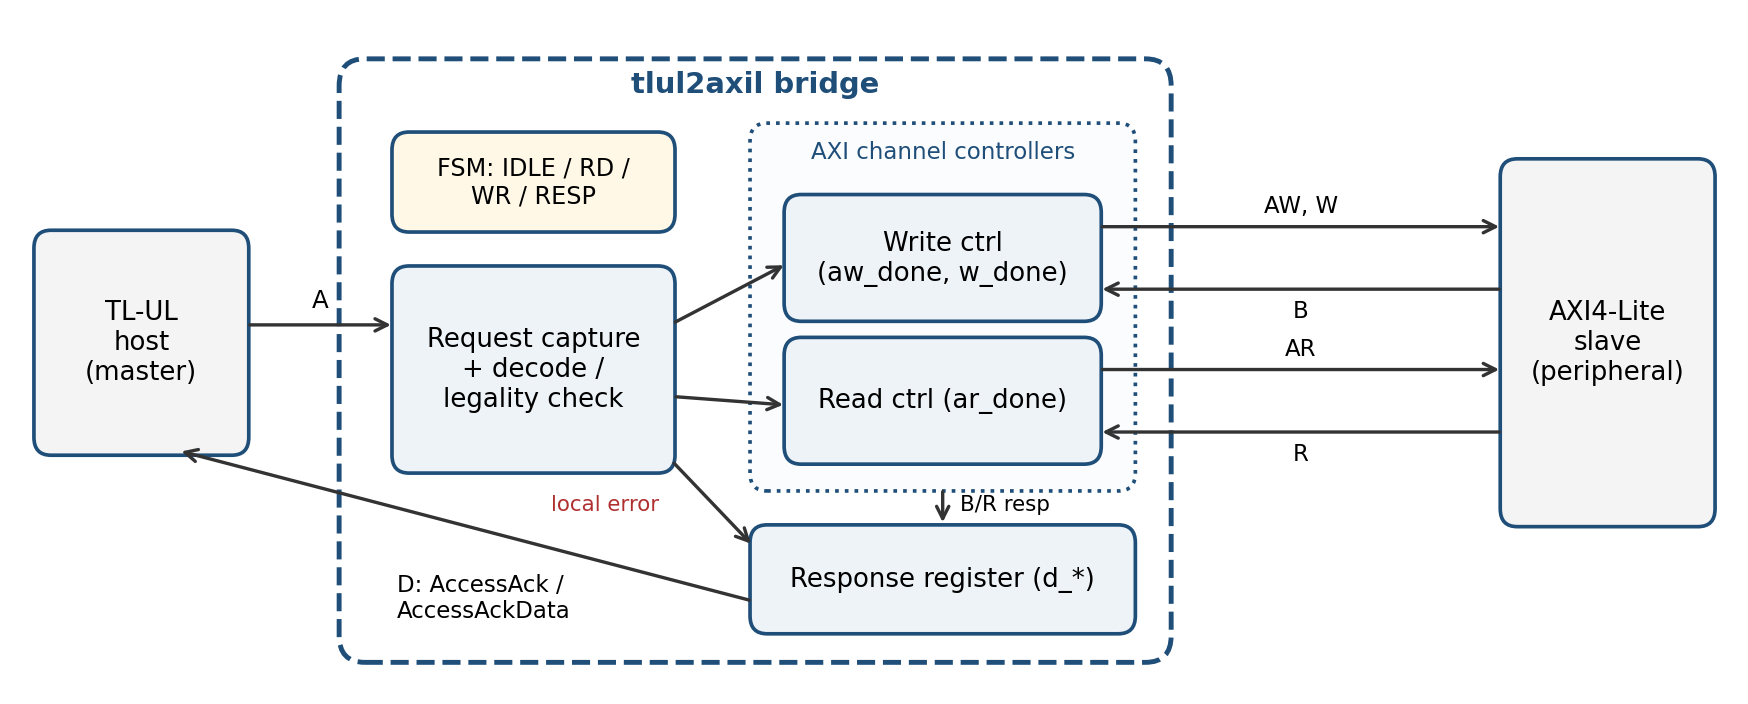

Write Python code to recreate this figure.
import matplotlib; matplotlib.use("Agg")
import matplotlib.pyplot as plt
from matplotlib.patches import FancyBboxPatch
fig,ax=plt.subplots(figsize=(10,3.9)); ax.axis("off"); ax.set_xlim(0,100); ax.set_ylim(-1,36)
def box(x,y,w,h,t,fc="#eef3f8",ls="-",fs=8.5):
    ax.add_patch(FancyBboxPatch((x,y),w,h,boxstyle="round,pad=0.3,rounding_size=1.0",fc=fc,ec="#1f4e79",lw=1.2,ls=ls))
    if t: ax.text(x+w/2,y+h/2,t,ha="center",va="center",fontsize=fs)
def arr(x1,y1,x2,y2):
    ax.annotate("",xy=(x2,y2),xytext=(x1,y1),arrowprops=dict(arrowstyle="->",color="#333",lw=1.1))
ax.add_patch(FancyBboxPatch((19,0.5),48,33,boxstyle="round,pad=0.4,rounding_size=1.5",fc="white",ec="#1f4e79",lw=1.6,ls="--"))
ax.text(43,32.0,"tlul2axil bridge",ha="center",fontsize=9.5,weight="bold",color="#1f4e79")
box(1,12,12,12,"TL-UL\nhost\n(master)",fc="#f4f4f4")
box(87,8,12,20,"AXI4-Lite\nslave\n(peripheral)",fc="#f4f4f4")
box(22,24.5,16,5,"FSM: IDLE / RD /\nWR / RESP",fc="#fff8e6",fs=7.8)
box(22,11,16,11,"Request capture\n+ decode /\nlegality check")
box(43,10,22,20,"",fc="#fafcfe",ls=":")
ax.text(54,28.3,"AXI channel controllers",ha="center",fontsize=7.5,color="#1f4e79")
box(45,19.5,18,6.5,"Write ctrl\n(aw_done, w_done)")
box(45,11.5,18,6.5,"Read ctrl (ar_done)")
box(43,2,22,5.5,"Response register (d_*)")
arr(13,19,22,19); ax.text(17.5,20,"A",ha="center",fontsize=8)
arr(38,19,45,22.5); arr(38,15,45,14.5)
arr(54,10,54,7.6); ax.text(55,8.6,"B/R resp",fontsize=7)
arr(38,11.5,43,6.5); ax.text(31,8.6,"local error",fontsize=7,color="#b03030")
arr(43,3.5,9,12); ax.text(22,2.6,"D: AccessAck /\nAccessAckData",fontsize=7.5)
arr(63,24.5,87,24.5); ax.text(75,25.3,"AW, W",ha="center",fontsize=7.5)
arr(87,21.0,63,21.0); ax.text(75,19.4,"B",ha="center",fontsize=7.5)
arr(63,16.5,87,16.5); ax.text(75,17.3,"AR",ha="center",fontsize=7.5)
arr(87,13.0,63,13.0); ax.text(75,11.4,"R",ha="center",fontsize=7.5)
plt.savefig("block.png",dpi=220,bbox_inches="tight")
